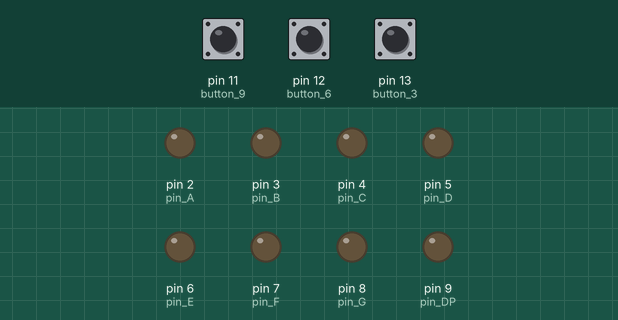
This sketch was run on a simulated Arduino Uno, built with avr-gcc and run on an emulated ATmega328P. Parts: output pins drawn as LEDs (lit = HIGH). Dashed ring = blinking. The inputs (shaded band) are chosen by the test bench; at power-on: pin 12 (button_6) HIGH, pin 11 (button_9) HIGH, pin 13 (button_3) HIGH.

Above: at 1.8 s.
1.9 s: pin 12 (button_6) pulled LOW for 3.2 s
At 2.4 s:
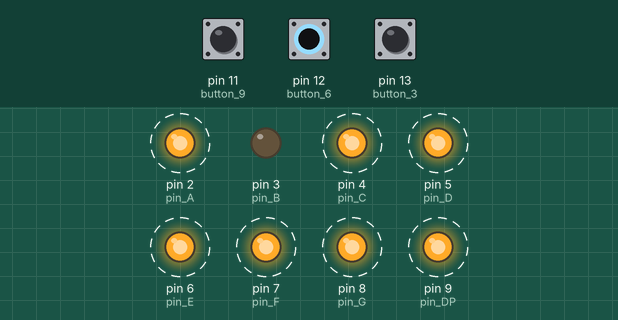
7.0 s: pin 11 (button_9) pulled LOW for 0.6 s
At 7.8 s:
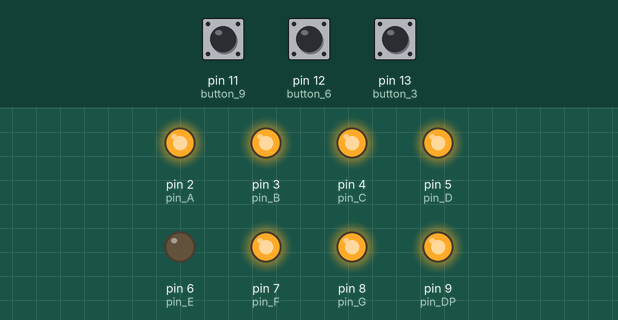
9.5 s: pin 13 (button_3) pulled LOW for 0.6 s
At 9.9 s:
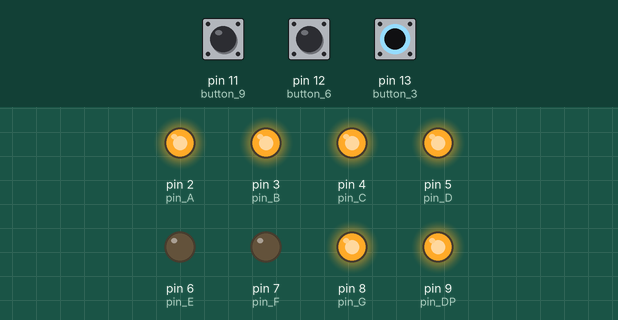
11.6 s: pin 13 (button_3) pulled LOW for 3.2 s
At 12.4 s:
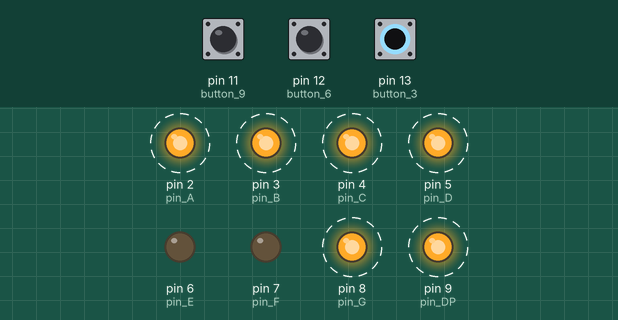
16.3 s: pin 11 (button_9) pulled LOW for 3.2 s
At 16.8 s:
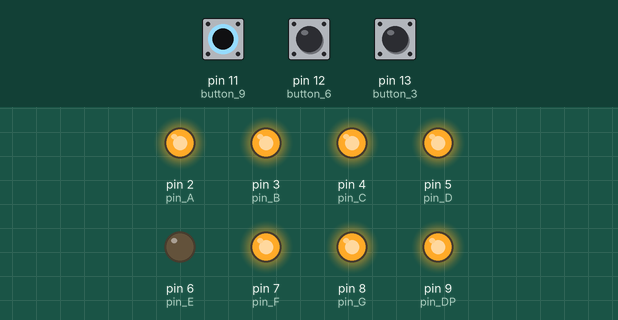
Timing chart, 0 to 21.0 s (numbered marks = the images above; inputs shaded):
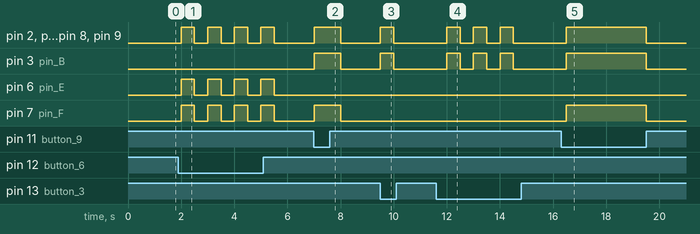

The sketch:

sketch_nov24g.ino
```cpp
#define pin_A 2
#define pin_B 3
#define pin_C 4
#define pin_D 5
#define pin_E 6
#define pin_F 7
#define pin_G 8
#define pin_DP 9

int button_3=13;
int button_6=12;
int button_9=11;

void setup() {
  Serial.begin(9600);
  pinMode(pin_A, OUTPUT);
  pinMode(pin_B, OUTPUT);
  pinMode(pin_C, OUTPUT);
  pinMode(pin_D, OUTPUT);
  pinMode(pin_E, OUTPUT);
  pinMode(pin_F, OUTPUT);
  pinMode(pin_G, OUTPUT);
  pinMode(pin_DP, OUTPUT);

  pinMode(button_3, INPUT_PULLUP);
  pinMode(button_6, INPUT_PULLUP);
  pinMode(button_9, INPUT_PULLUP);
}

void loop() {

  int readValue3 = digitalRead(button_3);
  int readValue6 = digitalRead(button_6);
  int readValue9 = digitalRead(button_9);

  if(readValue3 == LOW){
     FND(1, 1, 1, 1, 0, 0, 1, 1); //3
     delay(500);
  }
  if(readValue6 == LOW){
    FND(1, 0, 1, 1, 1, 1, 1, 1); //6
    delay(500);
  }
  if(readValue9 == LOW){
    FND(1, 1, 1, 1, 0, 1, 1, 1); //9
    delay(500);
  }
  else{
     FND(0, 0, 0, 0, 0, 0, 0, 0);
     delay(500);
  }
}

void FND(int A, int B, int C, int D, int E, int F, int G, int DP) {
  digitalWrite(pin_A, A);
  digitalWrite(pin_B, B);
  digitalWrite(pin_C, C);
  digitalWrite(pin_D, D);
  digitalWrite(pin_E, E);
  digitalWrite(pin_F, F);
  digitalWrite(pin_G, G);
  digitalWrite(pin_DP, DP);
}
```

Measured:
- after the input at 1.9 s, pin 2 (pin_A), pin 4 (pin_C), pin 5 (pin_D), pin 6 (pin_E), pin 7 (pin_F), pin 8 (pin_G), pin 9 (pin_DP): alternates HIGH for 0.50 s and LOW for 0.50 s, 8 changes in all, then stays LOW, starting after 0.10 s
- after the input at 7.0 s, pin 2 (pin_A), pin 3 (pin_B), pin 4 (pin_C), pin 5 (pin_D), pin 7 (pin_F), pin 8 (pin_G), pin 9 (pin_DP): LOW → HIGH at once, → LOW 1.0 s later
- after the input at 9.5 s, pin 2 (pin_A), pin 3 (pin_B), pin 4 (pin_C), pin 5 (pin_D), pin 8 (pin_G), pin 9 (pin_DP): LOW → HIGH at once, → LOW 0.50 s later
- after the input at 11.6 s, pin 2 (pin_A), pin 3 (pin_B), pin 4 (pin_C), pin 5 (pin_D), pin 8 (pin_G), pin 9 (pin_DP): alternates HIGH for 0.50 s and LOW for 0.50 s, 6 changes in all, then stays LOW, starting after 0.40 s
- after the input at 16.3 s, pin 2 (pin_A), pin 3 (pin_B), pin 4 (pin_C), pin 5 (pin_D), pin 7 (pin_F), pin 8 (pin_G), pin 9 (pin_DP): LOW → HIGH after 0.20 s, → LOW 3.0 s later
